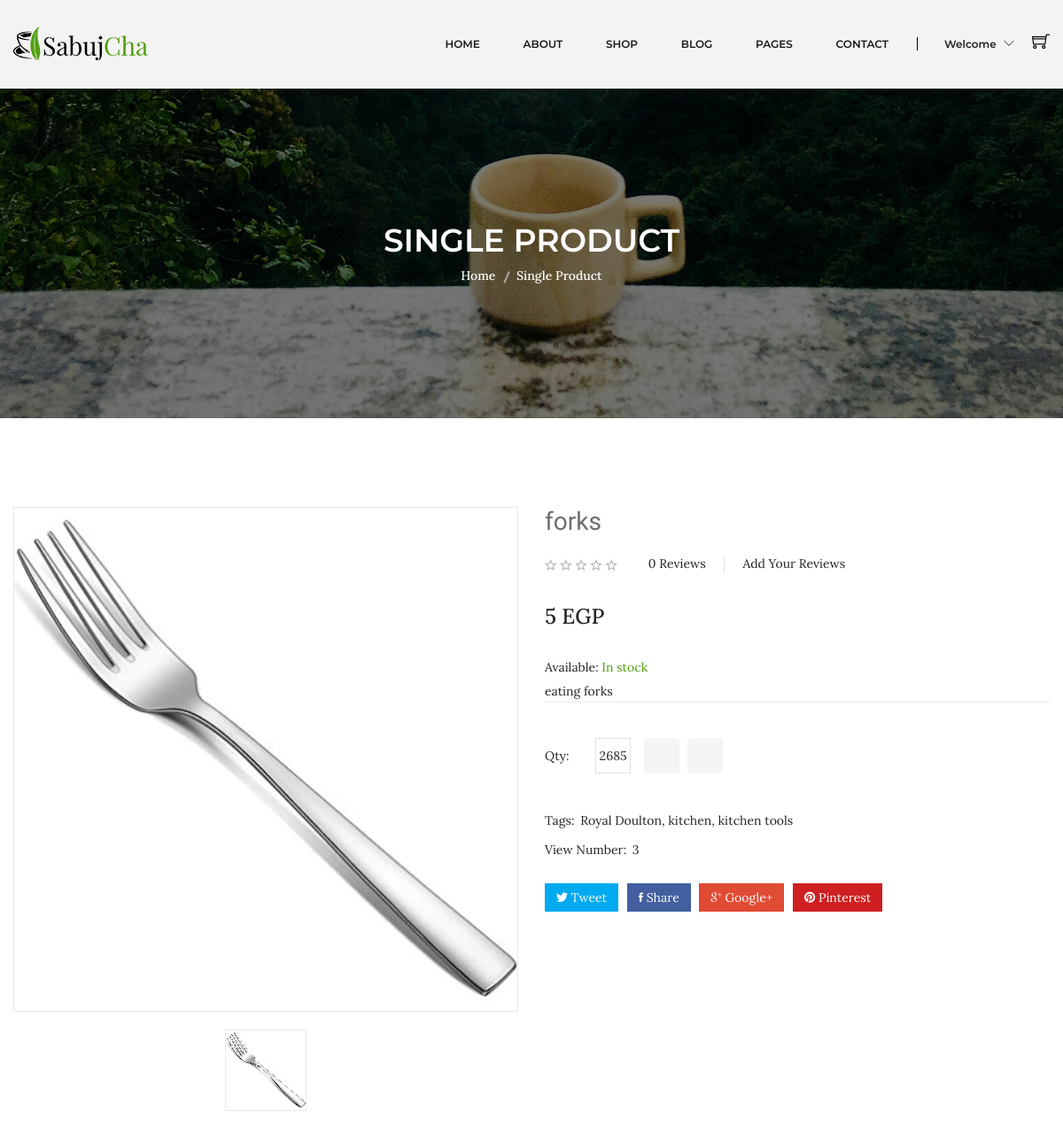
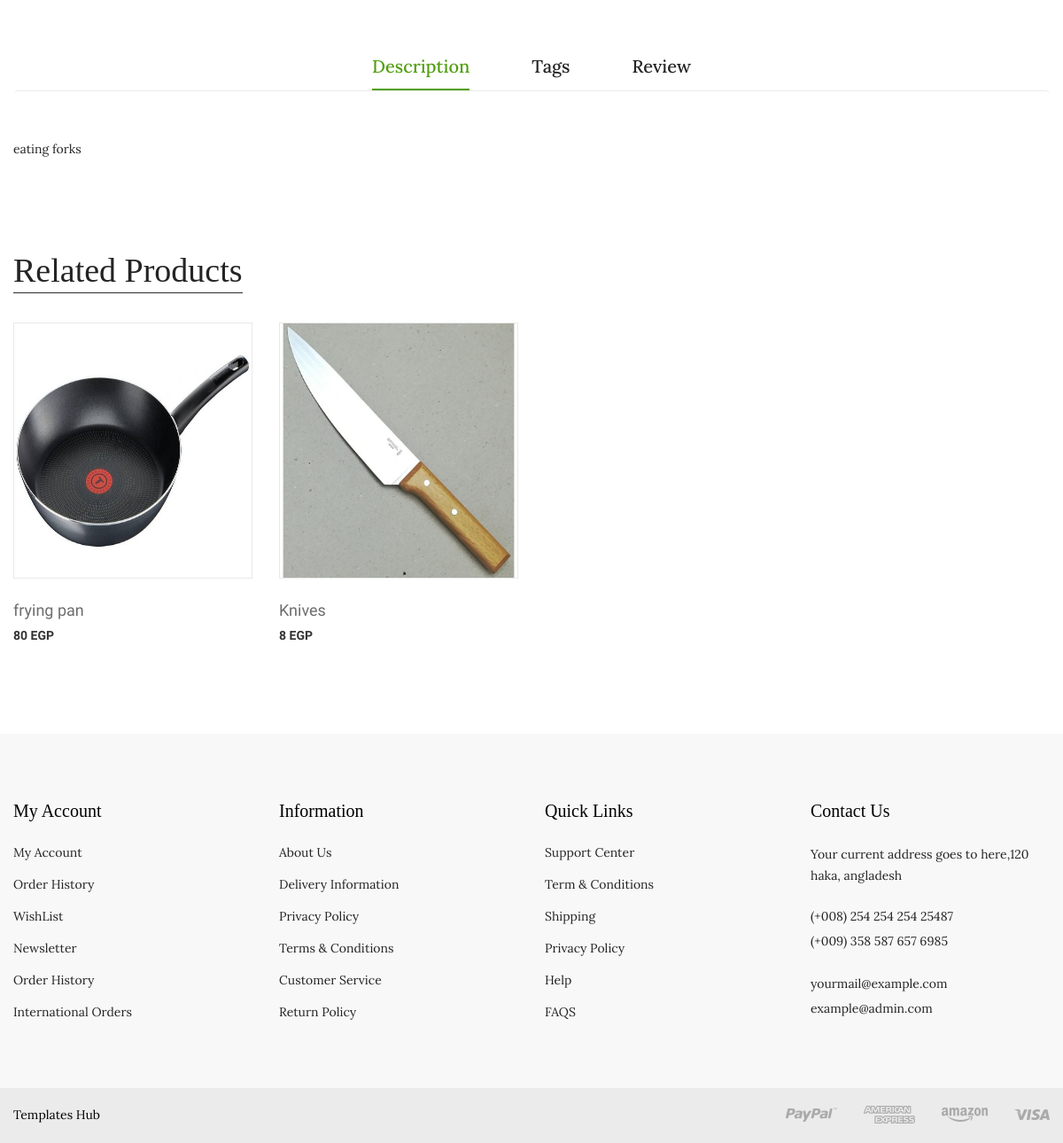
Screenshot of /views/product-details.php?id=10 with the database file from the repository (2 pictures, top to bottom).
### tables this page shows
CREATE TABLE `products` (
  `id` int(10) UNSIGNED NOT NULL,
  `name_en` varchar(100) NOT NULL,
  `name_ar` varchar(100) NOT NULL,
  `details_en` text DEFAULT NULL,
  `details_ar` text DEFAULT NULL,
  `price` float NOT NULL,
  `code` int(50) NOT NULL,
  `amount` int(10) NOT NULL,
  `status` tinyint(1) NOT NULL DEFAULT 1 COMMENT '0->not active ,1->active',
  `image` varchar(100) NOT NULL DEFAULT 'default.png',
  `brand_id` int(10) UNSIGNED DEFAULT NULL,
  `subcategory_id` int(10) UNSIGNED NOT NULL,
  `view_number` int(200) NOT NULL DEFAULT 0,
  `created_at` timestamp NOT NULL DEFAULT current_timestamp(),
  `updated_at` timestamp NOT NULL DEFAULT current_timestamp() ON UPDATE current_timestamp()
);

CREATE TABLE `brands` (
  `id` int(10) UNSIGNED NOT NULL,
  `name_en` varchar(100) NOT NULL,
  `name_ar` varchar(100) NOT NULL,
  `image` varchar(100) NOT NULL DEFAULT 'default.png',
  `status` tinyint(1) NOT NULL DEFAULT 1 COMMENT '0->not active ,1->active',
  `created_at` timestamp NOT NULL DEFAULT current_timestamp(),
  `updated_at` timestamp NOT NULL DEFAULT current_timestamp() ON UPDATE current_timestamp()
);

CREATE TABLE `categories` (
  `id` int(10) UNSIGNED NOT NULL,
  `name_en` varchar(100) NOT NULL,
  `name_ar` varchar(100) NOT NULL,
  `image` varchar(100) NOT NULL DEFAULT 'default.png',
  `status` tinyint(1) NOT NULL DEFAULT 1 COMMENT '0->not active , 1->active',
  `created_at` timestamp NOT NULL DEFAULT current_timestamp(),
  `updated_at` timestamp NOT NULL DEFAULT current_timestamp() ON UPDATE current_timestamp()
);

CREATE TABLE `subcategories` (
  `id` int(10) UNSIGNED NOT NULL,
  `name_en` varchar(100) NOT NULL,
  `name_ar` varchar(100) NOT NULL,
  `image` varchar(100) NOT NULL DEFAULT 'image.png',
  `status` tinyint(1) NOT NULL DEFAULT 1 COMMENT '0-> not active , 1-> active',
  `category_id` int(10) UNSIGNED NOT NULL,
  `created_at` timestamp NOT NULL DEFAULT current_timestamp(),
  `updated_at` timestamp NOT NULL DEFAULT current_timestamp() ON UPDATE current_timestamp()
);

### app/models/db/database.php (called while the page is built, shortened)
<?php
class database
{
    private $host = 'localhost';
    private $username = 'root';
    private $password = '';
    private $name = 'e-commerce';
    private $con;
    function __construct()
    {
        $this->con = new mysqli($this->host, $this->username, $this->password, $this->name);
    }
    public function runDQL($query)
    {
        $result = $this->con->query($query);
        if ($result->num_rows > 0) {
            return $result;
        } else {
            return [];
        }
    }
}

### app/models/Product.php (called while the page is built, shortened)
<?php
include_once "db/database.php";
class Product extends database implements operations
{
    private $id;
    private $subcategory_id;
    public function setId($id)
    {
        $this->id = $id;
        return $this;
    }
    public function setSubcategory_id($subcategory_id)
    {
        $this->subcategory_id = $subcategory_id;
        return $this;
    }
    function getProductById()
    {
        $query = "SELECT
            `products`.*,
            COUNT(`reviews`.`product_id`) AS `reviews_count`,
            ROUND(AVG(`reviews`.`value`)) AS `reviews_avg`,
            `brands`.`name_en` AS `brands_name_en`,
            `subcategories`.`name_en` AS `subcategory_name_en`,
            `categories`.`name_en` AS `category_name_en`,
            `categories`.`id` AS `category_id`
        FROM
            `products`
        LEFT JOIN `reviews` ON `products`.`id` = `reviews`.`product_id`
        LEFT JOIN `subcategories`
        ON
            `subcategories`.`id` = `products`.`subcategory_id`
        LEFT JOIN `categories` ON `categories`.`id` = `subcategories`.`category_id`
        LEFT JOIN `brands` ON `brands`.`id` = `products`.`brand_id`
        WHERE
        `products`.`id` = $this->id";
        return $this->runDQL($query);
    }
    function getRelatedProducts()
    {
        $query = "SELECT
        `products`.*
    FROM
        `products`
    WHERE
        `products`.`subcategory_id` = $this->subcategory_id AND `products`.`id` != $this->id
    ORDER BY
        `products`.`name_en`";
        return $this->runDQL($query);
    }
}

### views/product-details.php (the view, shortened to what this page needs)
<?php
include_once "layout/header.php";
include_once "layout/navbar.php";
include_once __DIR__ . "/../app/models/Product.php";
$productObject = new Product;
if ($_GET) {
    if (isset($_GET['id'])) {
        if (is_numeric($_GET['id'])) {
            $productObject->setId($_GET['id']);
            $productObjectResult = $productObject->getProductById();
            if ($productObjectResult) {
                $productObject->increaseViewNumber();
                $product = $productObjectResult->fetch_object();
            } else {
                header('location:errors/404.php');
            }
        } else {
            header('location:errors/404.php');
        }
    } else {
        header('location:errors/404.php');
    }
} else {
    header('location:errors/404.php');
}
?>
<div class="breadcrumb-area bg-image-3 ptb-150">
    <div class="container">
        <div class="breadcrumb-content text-center">
            <h3>SINGLE PRODUCT</h3>
            <ul>
                <li><a href="index.html">Home</a></li>
                <li class="active">Single Product</li>
            </ul>
        </div>
    </div>
</div>
<div class="product-details pt-100 pb-95">
    <div class="container">
        <div class="row">
            <div class="col-lg-6 col-md-12">
                <div class="product-details-img">
                    <img class="zoompro" src="../assets/img/product-details/l-<?= $product->image ?>" data-zoom-image="../assets/img/product-details/product-detalis-bl1.jpg" alt="zoom" />
                    <div id="gallery" class="mt-20 product-dec-slider owl-carousel">
                        <a data-image="../assets/img/product-details/l-<?= $product->image ?>" data-zoom-image="../assets/img/product-details/product-detalis-bl1.jpg">
                            <img src="../assets/img/product-details/s-<?= $product->image ?>" alt="">
                        </a>
                    </div>
                </div>
            </div>
            <div class="col-lg-6 col-md-12">
                <div class="product-details-content">
                    <h4><?= $product->name_en ?></h4>
                    <div class="rating-review">
                        <div class="pro-dec-rating">
                            <?php
                            for ($i = 0; $i < 5 - $product->reviews_avg; $i++) {
                            ?>
                                <i class="ion-android-star-outline"></i>
                            <?php
                            }
                            ?>
                        </div>
                        <div class="pro-dec-review">
                            <ul>
                                <li><?= $product->reviews_count ?> Reviews </li>
                                <li> Add Your Reviews</li>
                            </ul>
                        </div>
                    </div>
                    <span><?= $product->price ?> EGP</span>
                    <div class="in-stock">
                        <p>Available: <span><?= ($product->amount > 0) ? 'In stock' : 'Out Of Stock' ?></span></p>
                    </div>
                    <p><?= $product->details_en ?></p>
                    <div class="quality-add-to-cart">
                        <div class="quality">
                            <label>Qty:</label>
                            <input class="cart-plus-minus-box" type="text" name="qtybutton" value="<?= $product->amount ?>">
                        </div>
                        <div class="shop-list-cart-wishlist">
                            <a title="Add To Cart" href="#">
                            </a>
                            <a title="Wishlist" href="#">
                            </a>
                        </div>
                    </div>
                    <div class="pro-dec-categories">
                        <ul>
                            <li class="categories-title">Tags: </li>
                            <li><a href="shop.php?brand=<?= $product->brand_id?>"><?= $product->brands_name_en ?>, </a></li>
                            <li><a href="shop.php?category=<?= $product->category_id?>"> <?= $product->category_name_en ?>,</a></li>
                            <li><a href="shop.php?subcategory=<?= $product->subcategory_id?>"><?= $product->subcategory_name_en ?></a></li>
                        </ul>
                    </div>
                    <div class="pro-dec-categories">
                        <ul>
                            <li class="categories-title">View Number: </li>
                            <li><a href="#"><?= $product->view_number + 1 ?> </a></li>
                        </ul>
                    </div>
                    <div class="pro-dec-social">
                        <ul>
                            <li><a class="tweet" href="#"><i class="ion-social-twitter"></i> Tweet</a></li>
                            <li><a class="share" href="#"><i class="ion-social-facebook"></i> Share</a></li>
                            <li><a class="google" href="#"><i class="ion-social-googleplus-outline"></i> Google+</a></li>
                            <li><a class="pinterest" href="#"><i class="ion-social-pinterest"></i> Pinterest</a></li>
                        </ul>
                    </div>
                </div>
            </div>
        </div>
    </div>
</div>
<div class="description-review-area pb-70">
    <div class="container">
        <div class="description-review-wrapper">
            <div class="description-review-topbar nav text-center">
                <a class="active" data-toggle="tab" href="#des-details1">Description</a>
                <a data-toggle="tab" href="#des-details2">Tags</a>
                <a data-toggle="tab" href="#des-details3">Review</a>
            </div>
            <div class="tab-content description-review-bottom">
                <div id="des-details1" class="tab-pane active">
                    <div class="product-description-wrapper">
                        <p><?= $product->details_en ?></p>
                    </div>
                </div>
            </div>
        </div>
    </div>
</div>
<div class="product-area pb-100">
    <div class="container">
        <div class="product-top-bar section-border mb-35">
            <div class="section-title-wrap">
                <h3 class="section-title section-bg-white">Related Products</h3>
            </div>
        </div>
        <div class="row">
            <?php
            $productObject->setSubcategory_id($product->subcategory_id);
            $newestFourProducts = $productObject->getRelatedProducts();
            if ($newestFourProducts) {
                $getProductByIDResult = $newestFourProducts->fetch_all(MYSQLI_ASSOC);
                foreach ($getProductByIDResult  as $key => $product) {
            ?>
                    <div class=" col-3 product-nav">
                        <div class="product-wrapper">
                            <div class="product-img">
                                <a href="product-details.php?id=<?= $product['id'] ?>">
                                    <img alt="" width="270" height="287" src="../assets/img/product/<?= $product['image'] ?>">
                                </a>
                                <div class="product-action">
                                </div>
                            </div>
                            <div class="product-content text-left">
                                <div class="product-hover-style">
                                    <div class="product-title">
                                        <h4>
                                            <a href="product-details.php?id=<?= $product['id'] ?>"><?= $product['name_en'] ?></a>
                                        </h4>
                                    </div>
                                </div>
                                <div class="product-price-wrapper">
                                    <span><?= $product['price'] ?> EGP</span>
                                </div>
                            </div>
                        </div>
                    </div>
            <?php
                }
            } else {
                echo "<div class='col-11 m-5 text-center alert alert-warning'>No Products </div>";
            }
            ?>
        </div>
    </div>
</div>
<?php
include_once "layout/footer.php";
?>

### rows the page displays
products: image (picture), name_en "forks", price "5", details_en "eating forks", qtybutton "2685", brand.name_en "Royal Doulton", categories.name_en "kitchen", subcategory.name_en "kitchen tools", $product->view_number + 1 "3"
products: image (picture), name_en "frying pan", price "80"
products: image (picture), name_en "Knives", price "8"

### other values shown
$product->reviews_count "0"
